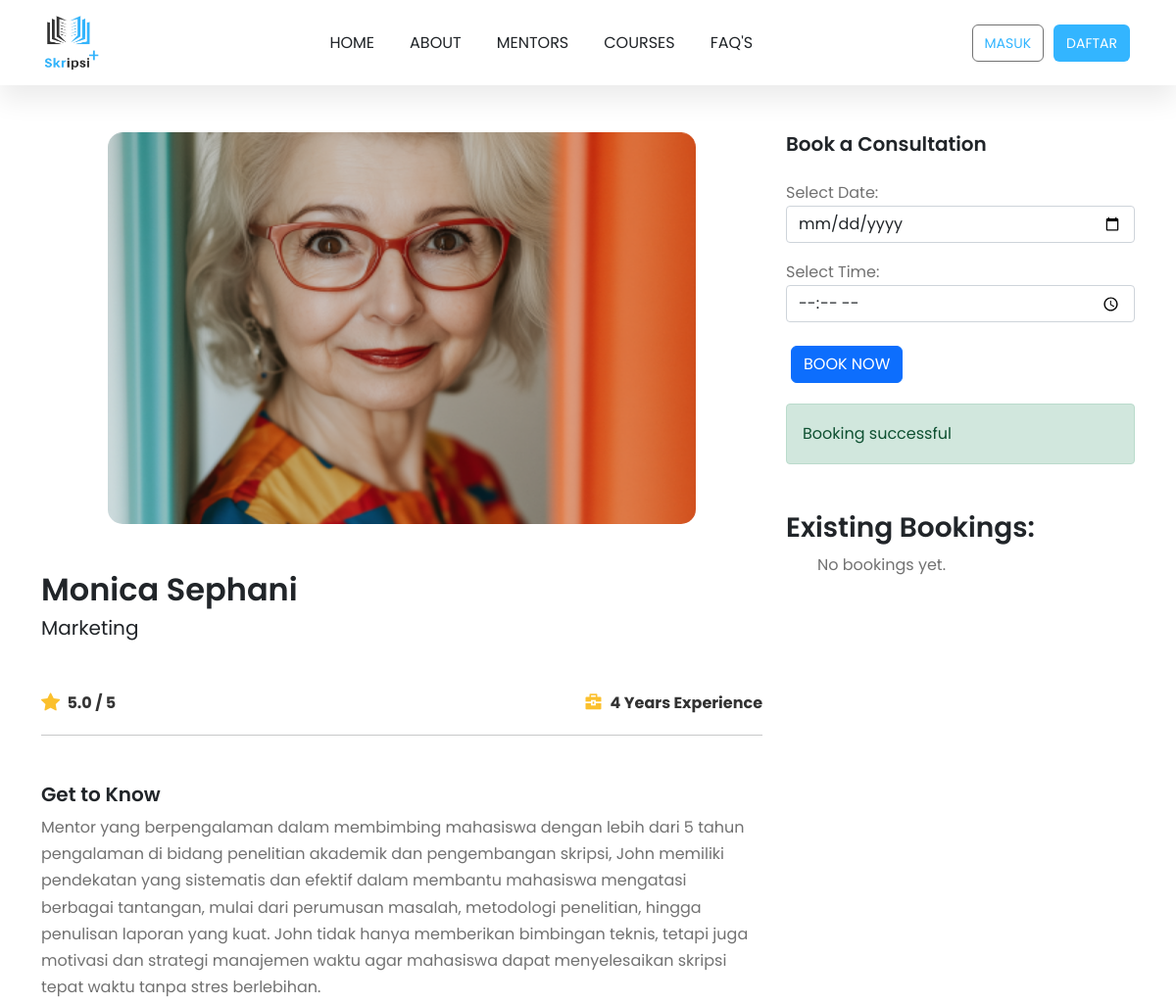
Before: /mentor/2/ (upper part) with the older database file.
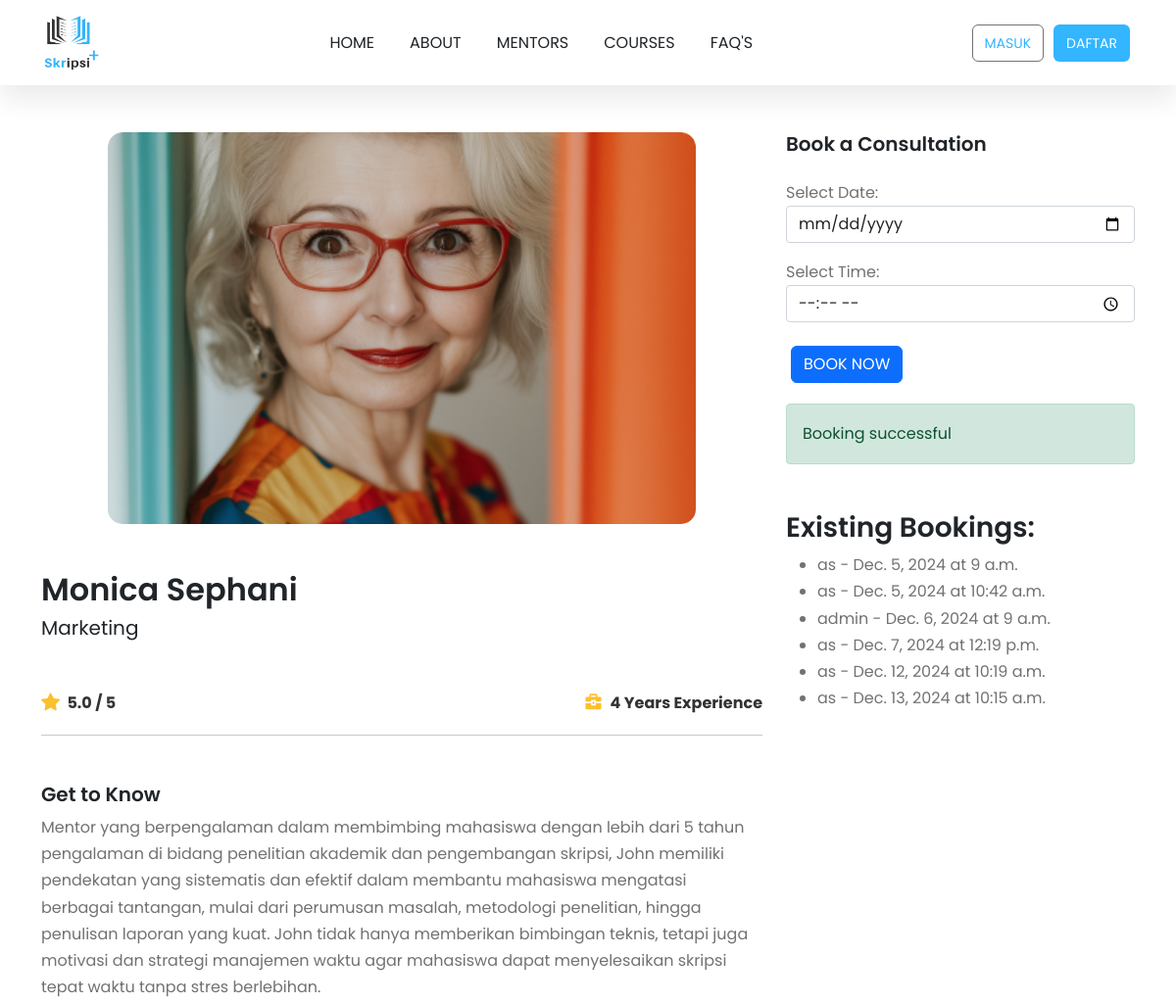
After: the same page with the newer database file.
### public_app/models.py (models this page shows, shortened)
class Booking(models.Model):
    mentor = models.ForeignKey(Mentor, on_delete=models.CASCADE, related_name="bookings")
    user = models.ForeignKey(User, on_delete=models.CASCADE)
    date = models.DateField()
    time = models.TimeField()
    class Meta:
        unique_together = ('mentor', 'date', 'time')

### public_app/views.py (the view, shortened to what this page needs)
# urls.py: path('mentor/<int:pk>/', views.mentor_detail_view, name='mentor_detail'),
def mentor_detail_view(request, pk):
    mentor = Mentor.objects.get(pk=pk)
    bookings = mentor.bookings.all().order_by('date', 'time')  # Semua booking mentor, diurutkan
    return render(request, 'dashboard_detail_mentor.html', {'mentor': mentor, 'bookings': bookings})

### public_app/templates/dashboard_detail_mentor.html (shortened to what this page needs)
{% extends 'layouts/base.html' %}
{% load static %}
{% block content %}
<div class="container mt-5 mb-5">
  <div class="row">
    <div class="col-lg-8">
      <div class="image-container d-flex align-items-center justify-content-center">
        <img src="{{ mentor.image.url }}" alt="{{ mentor.name }}" class="img-fluid" />
      </div>
      <div class="nama-dosen mt-5">
        <h2>{{ mentor.name }}</h2>
        <h5>{{ mentor.specialization }}</h5>
      </div>
      <div class="rating-dosen mt-5 d-flex justify-content-between align-items-center">
        <div class="rating d-flex align-items-center">
          <i class="bi bi-star-fill"></i>
          <span class="ms-1">{{ mentor.rating }} / 5</span>
        </div>
        <div class="rating d-flex align-items-center">
          <i class="ri-briefcase-4-fill"></i>
          <span class="ms-1">{{ mentor.experience }} Years Experience</span>
        </div>
      </div>
      <hr />
      <div class="keterangan-dosen mt-5">
        <h5>Get to Know</h5>
        <p>{{ mentor.bio }}</p>
      </div>
    </div>
    <div class="col-lg-4">
      <h5>Book a Consultation</h5>
      <form method="POST" class="mt-4">
        <label for="date">Select Date:</label>
        <input type="date" id="date" name="date" class="form-control mb-3" required>
        <label for="time">Select Time:</label>
        <input type="time" id="time" name="time" class="form-control mb-3" required>
        <button type="submit" class="btn btn-primary mt-2">Book Now</button>
      </form>
      {% if error %}
        <p class="alert alert-danger mt-3">{{ error }}</p>
      {% else %}
        <p class="alert alert-success mt-3">Booking successful</p>
      {% endif %}
      <h3 class="mt-5">Existing Bookings:</h3>
      <ul>
        {% for booking in bookings %}
          <li>
            {{ booking.user.username }} - {{ booking.date }} at {{ booking.time }}
          </li>
        {% empty %}
          <p>No bookings yet.</p>
        {% endfor %}
      </ul>
    </div>
  </div>
</div>
{% endblock %}

Changed rows visible on the page:
added Booking: user.username "as", date "Dec. 5, 2024", time "9 a.m."
added Booking: user.username "as", date "Dec. 5, 2024", time "10:42 a.m."
added Booking: user.username "admin", date "Dec. 6, 2024", time "9 a.m."
added Booking: user.username "as", date "Dec. 7, 2024", time "12:19 p.m."
added Booking: user.username "as", date "Dec. 12, 2024", time "10:19 a.m."
added Booking: user.username "as", date "Dec. 13, 2024", time "10:15 a.m."
Other visible differences:
text no longer shown: "No bookings yet."
